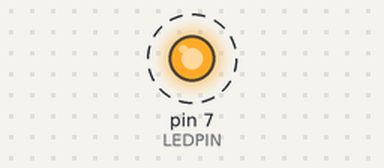
The sketch below on a simulated Arduino Uno, built with avr-gcc and run on an emulated ATmega328P. On the bench: output pins drawn as LEDs (lit = HIGH). Dashed ring = blinking.

Above: at 0.2 s.
Timing chart, 0 to 3.0 s (numbered marks = the images above):
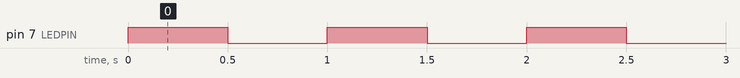

Measured:
- by itself, pin 7 (LEDPIN): alternates HIGH for 0.50 s and LOW for 0.50 s

The sketch:

serialInput.ino
```cpp
#define LEDPIN 7
int blinkstate = 500;
int LEDSTATE = LOW;

void setup() {
  Serial.begin(115200);
  Serial.setTimeout(10);
  pinMode(LEDPIN, OUTPUT);
}

void loop() {
  if (Serial.available() > 0) {
    int val = Serial.parseInt();
    if (val >= 100 && val <= 4000) {
      blinkstate = val;
    }
  }

  if (LEDSTATE == LOW) {
    LEDSTATE = HIGH;
  } else {
    LEDSTATE = LOW;
  }

  digitalWrite(LEDPIN, LEDSTATE);  // This line sets the LED to the current state (HIGH or LOW)
  delay(blinkstate);
}
```
